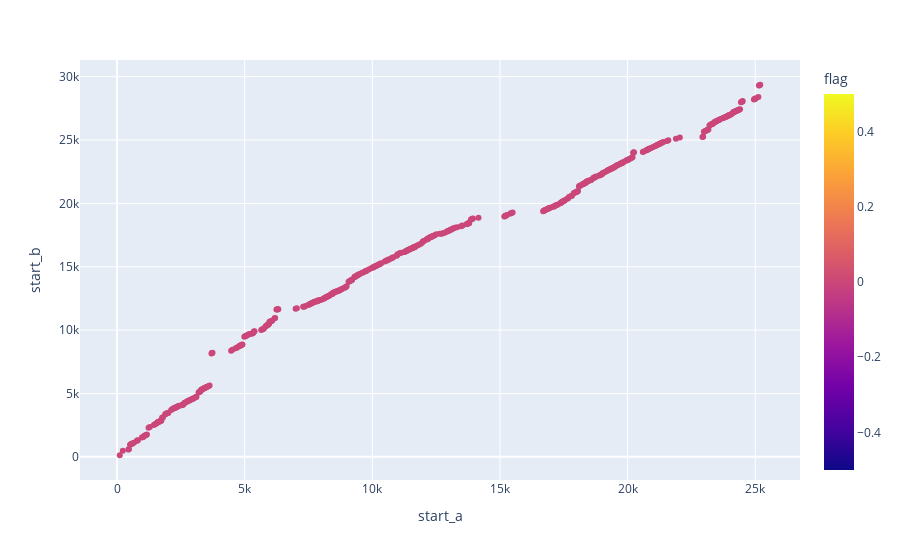

Here is the notebook cell this chart was saved with:
### Code cell
fig = px.scatter(df,x='start_a', y='start_b',color='flag')
fig

### Figure 1 — Plotly figure (JSON) as saved in the notebook; plotly's stock layout.template omitted (floating-point values rounded to 4 significant figures; data arrays with more than 128 entries replaced by an {"elided": "..."} marker saying what was removed)
{"data": [{"hovertemplate": "start_a=%{x}<br>start_b=%{y}<br>flag=%{marker.color}<extra></extra>", "legendgroup": "", "marker": {"color": {"elided": "504 int values"}, "coloraxis": "coloraxis", "symbol": "circle"}, "mode": "markers", "name": "", "orientation": "v", "showlegend": false, "type": "scatter", "x": {"elided": "504 int values"}, "xaxis": "x", "y": {"elided": "504 int values"}, "yaxis": "y"}], "layout": {"coloraxis": {"colorbar": {"title": {"text": "flag"}}, "colorscale": [[0, "#0d0887"], [0.1111, "#46039f"], [0.2222, "#7201a8"], [0.3333, "#9c179e"], [0.4444, "#bd3786"], [0.5556, "#d8576b"], [0.6667, "#ed7953"], [0.7778, "#fb9f3a"], [0.8889, "#fdca26"], [1, "#f0f921"]]}, "legend": {"tracegroupgap": 0}, "margin": {"t": 60}, "xaxis": {"anchor": "y", "domain": [0, 1], "title": {"text": "start_a"}}, "yaxis": {"anchor": "x", "domain": [0, 1], "title": {"text": "start_b"}}}}
